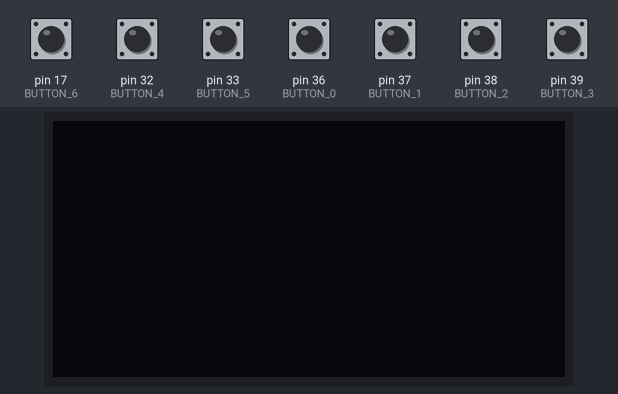
Bench run of a sketch on a simulated Arduino Mega 2560, built with avr-gcc and run on an emulated ATmega2560. Shown: 128×64 one-colour display. Inputs (shaded band) come from the test bench; at power-on: pin 17 (BUTTON_6), pin 32 (BUTTON_4), pin 33 (BUTTON_5), pin 36 (BUTTON_0), pin 37 (BUTTON_1), pin 38 (BUTTON_2), pin 39 (BUTTON_3) HIGH. No radio packets arrive unless stated; what the sketch prints to the serial monitor is not drawn.

Above: at 1.2 s.
1.3 s: pin 17 (BUTTON_6) pulled LOW for 0.15 s
At 2.1 s:
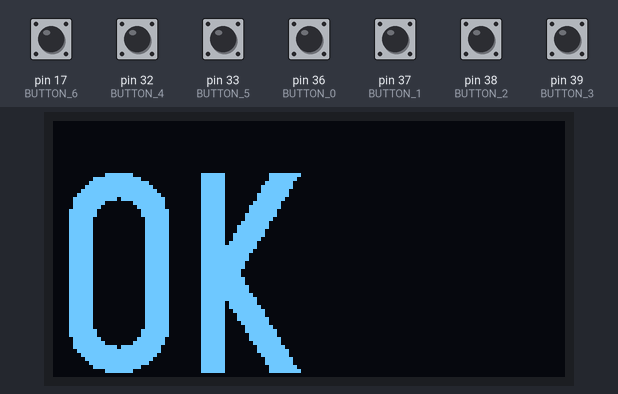
7.0 s: pin 32 (BUTTON_4) pulled LOW for 0.15 s
At 7.09 s:
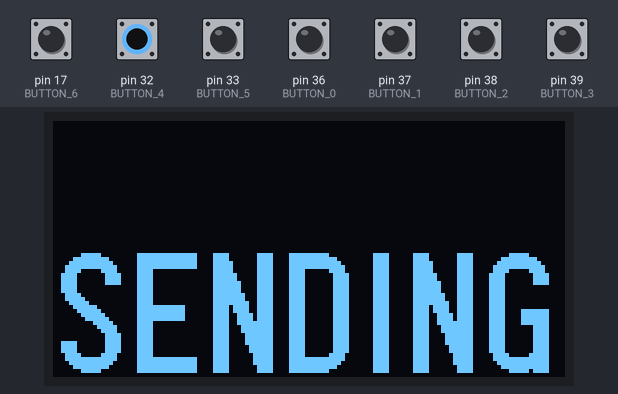
10.1 s: pin 36 (BUTTON_0) pulled LOW for 0.15 s
At 11.1 s:
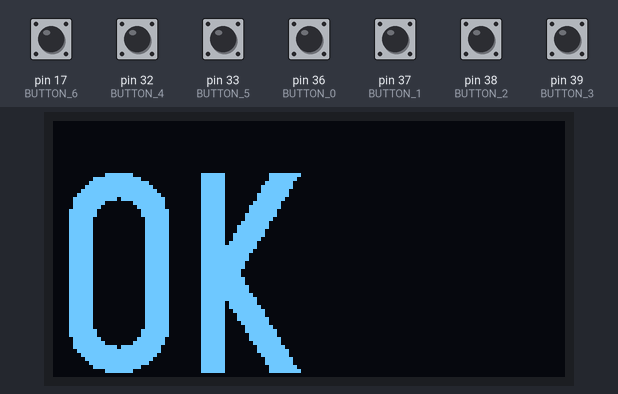
13.2 s: pin 37 (BUTTON_1) pulled LOW for 0.15 s
16.3 s: pin 38 (BUTTON_2) pulled LOW for 0.15 s
Timing chart, 0 to 19.3 s (numbered marks = the images above; inputs shaded):
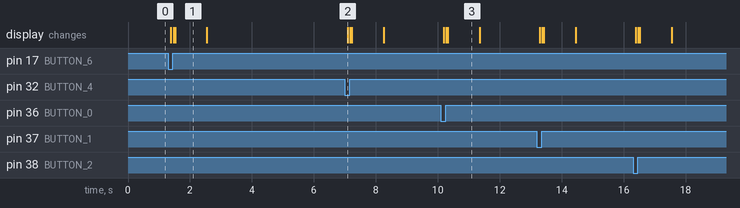

The sketch:

TestLoRaSender.ino
```cpp
#include <SPI.h>
#include <LoRa.h>
#include <U8g2lib.h>
#include <Wire.h>
#include "../Common/vars.h"

#define OLED_BRIGHTNESS 255

#define MESSAGE_SENDING "SENDING"
#define MESSAGE_OK "OK"
#define MESSAGE_RECEIVED "RECEIVED"
#define MESSAGE_YES "YES"
#define MESSAGE_NO "NO"
#define MESSAGE_BOX "BOX"
#define MESSAGE_PILOT "PILOT"
#define MESSAGE_CAR "CAR"

// Buttons
#define BUTTON_0 36
#define BUTTON_1 37
#define BUTTON_2 38
#define BUTTON_3 39
#define BUTTON_4 32
#define BUTTON_5 33
#define BUTTON_6 17
#define BUTTON_7 13

int buttonState0 = 0;
int buttonState1 = 0;
int buttonState2 = 0;
int buttonState3 = 0;
int buttonState4 = 0;
int buttonState5 = 0;
int buttonState6 = 0;
int buttonState7 = 0;

U8G2_SSD1306_128X64_NONAME_F_HW_I2C u8g2(U8G2_R2, OLED_RESET, OLED_CLOCK, OLED_DATA);

void setup()
{

  pinMode(BUTTON_0, INPUT);
  pinMode(BUTTON_1, INPUT);
  pinMode(BUTTON_2, INPUT);
  pinMode(BUTTON_3, INPUT);
  pinMode(BUTTON_4, INPUT);
  pinMode(BUTTON_5, INPUT);
  pinMode(BUTTON_6, INPUT);
  pinMode(BUTTON_7, INPUT);

  Serial.begin(115200);
  while (!Serial)
    ;

  Serial.println("Init SSD1306 display");

  u8g2.begin();
  u8g2.setContrast(OLED_BRIGHTNESS);

  Serial.println("LoRa Sender");

  LoRa.setPins(LORA_CS, LORA_RST, LORA_DIO0);

  if (!LoRa.begin(LORA_BAND))
  {
    Serial.println("Starting LoRa failed!");
    while (1)
      ;
  }

  LoRa.setTxPower(20);
  LoRa.setSpreadingFactor(12);
  LoRa.setCodingRate4(8);
  LoRa.enableCrc();
}

int get_y_cursor()
{
  return 63;
}

void display_send_msg()
{
  u8g2.setFont(u8g2_font_logisoso30_tr);
  u8g2.clear();
  u8g2.setCursor(0, get_y_cursor());
  u8g2.print(MESSAGE_SENDING);
  u8g2.sendBuffer();
}

void display_ok()
{
  u8g2.setFont(u8g2_font_logisoso50_tr);
  u8g2.clear();
  u8g2.setCursor(0, get_y_cursor());
  u8g2.print(MESSAGE_OK);
  u8g2.sendBuffer();
}

void display_msg_received()
{
  u8g2.setFont(u8g2_font_logisoso24_tr);
  u8g2.clear();
  u8g2.setCursor(0, get_y_cursor());
  u8g2.print(MESSAGE_RECEIVED);
  u8g2.sendBuffer();
}

void display_msg_yes()
{
  u8g2.setFont(u8g2_font_logisoso50_tr);
  u8g2.clear();
  u8g2.setCursor(0, get_y_cursor());
  u8g2.print(MESSAGE_YES);
  u8g2.sendBuffer();
}

void display_msg_no()
{
  u8g2.setFont(u8g2_font_logisoso50_tr);
  u8g2.clear();
  u8g2.setCursor(0, get_y_cursor());
  u8g2.print(MESSAGE_NO);
  u8g2.sendBuffer();
}

void display_msg_box_pilot()
{
  u8g2.setFont(u8g2_font_logisoso24_tr);
  u8g2.clear();
  u8g2.setCursor(0, get_y_cursor());
  u8g2.print(MESSAGE_PILOT);
  u8g2.setCursor(0, get_y_cursor() - 30);
  u8g2.print(MESSAGE_BOX);
  u8g2.sendBuffer();
}

void display_msg_box_car()
{
  u8g2.setFont(u8g2_font_logisoso24_tr);
  u8g2.clear();
  u8g2.setCursor(0, get_y_cursor());
  u8g2.print(MESSAGE_CAR);
  u8g2.setCursor(0, get_y_cursor() - 30);
  u8g2.print(MESSAGE_BOX);
  u8g2.sendBuffer();
}

void display_clear()
{
  u8g2.clear();
  u8g2.sendBuffer();
}

void cmd_button_1()
{

  Serial.println("Button K1, send packet!");

  display_send_msg();

  // send packet
  LoRa.beginPacket();
  LoRa.print(CMD_BOX);
  LoRa.endPacket();

  display_ok();

  delay(1000);

  display_clear();
}

void cmd_button_2()
{

  Serial.println("Button K2, send packet!");

  display_send_msg();

  // send packet
  LoRa.beginPacket();
  LoRa.print(CMD_YELLOW_FLAG);
  LoRa.endPacket();

  display_ok();

  delay(1000);

  display_clear();
}

void cmd_button_3()
{
  Serial.println("Button K3, send packet!");

  display_send_msg();

  // send packet
  LoRa.beginPacket();
  LoRa.print(CMD_SLOW);
  LoRa.endPacket();

  display_ok();

  delay(1000);

  display_clear();
}

void cmd_button_4()
{
  Serial.println("Button K4, send packet!");

  display_send_msg();

  // send packet
  LoRa.beginPacket();
  LoRa.print(CMD_PUSH);
  LoRa.endPacket();

  display_ok();

  delay(1000);

  display_clear();
}

void cmd_button_5()
{
  Serial.println("Button K5, send packet!");

  display_send_msg();

  // send packet
  LoRa.beginPacket();
  LoRa.print(CMD_DRIVE_THROUGH);
  LoRa.endPacket();

  display_ok();

  delay(1000);

  display_clear();
}

void cmd_button_6()
{

  Serial.println("Button K6, send packet!");

  // display_send_msg();

  // send packet
  /*LoRa.beginPacket();
  LoRa.print();
  LoRa.endPacket();*/

  // display_ok();

  // delay(1000);

  // display_clear();
}

void cmd_button_7()
{

  Serial.println("Button K7, send packet!");

  display_send_msg();

  // send packet
  LoRa.beginPacket();
  LoRa.print(CMD_BLOCK);
  LoRa.endPacket();

  display_ok();

  delay(1000);

  display_clear();
}

/*void cmd_button_8()
{
  Serial.println("Button K8, send packet!");

  // display_send_msg();

  // send packet
  LoRa.beginPacket();
  LoRa.print();
  LoRa.endPacket();

  // display_ok();

  // delay(1000);

  // display_clear();
}*/

void loop()
{

  buttonState0 = digitalRead(BUTTON_0);

  if (buttonState0 == LOW)
  {
    cmd_button_1();
  }

  buttonState1 = digitalRead(BUTTON_1);

  if (buttonState1 == LOW)
  {
    cmd_button_2();
  }

  buttonState2 = digitalRead(BUTTON_2);

  if (buttonState2 == LOW)
  {
    cmd_button_3();
  }

  buttonState3 = digitalRead(BUTTON_3);

  if (buttonState3 == LOW)
  {
    cmd_button_4();
  }

  buttonState4 = digitalRead(BUTTON_4);

  if (buttonState4 == LOW)
  {
    cmd_button_5();
  }

  buttonState5 = digitalRead(BUTTON_5);

  if (buttonState5 == LOW)
  {
    cmd_button_6();
  }

  buttonState6 = digitalRead(BUTTON_6);

  if (buttonState6 == LOW)
  {
    cmd_button_7();
  }

  // NO FUNCIONA ESTE BOTON EN EL HARDWARE
  /*buttonState7 = digitalRead(BUTTON_7);

  if (buttonState7 == LOW) {
    cmd_button_8();
  }*/

  // Leer serie, si llega un mensaje, mandarlo

  if (Serial.available())
  {

    // Esperar a que llegue todo
    delay(100);

    display_send_msg();

    String text;

    LoRa.beginPacket();

    LoRa.print(CMD_MSG);

    while (Serial.available())
    {
      char inChar = (char)Serial.read();
      LoRa.print(inChar);
    }

    LoRa.print('\n');
    LoRa.endPacket();

    display_ok();

    delay(1000);

    display_clear();
  }

  // Ver si ha llegado un mensaje de confirmación
  int packetSize = LoRa.parsePacket();

  if (packetSize)
  {
    // Mostrar mensaje ok
    String text = LoRa.readString();

    if (text == CMD_OK)
    {
      display_msg_received();
      delay(2000);
      display_clear();
    }

    if (text == CMD_YES)
    {
      display_msg_yes();
      delay(2000);
    }

    if (text == CMD_NO)
    {
      display_msg_no();
      delay(2000);
    }

    if (text == CMD_BOX_PILOT)
    {
      display_msg_box_pilot();
      delay(2000);
    }

    if (text == CMD_BOX_CAR)
    {
      display_msg_box_car();
      delay(2000);
    }
  }
}
```

Measured:
- after the input at 1.3 s, the display: first changes after 0.09 s (image 1 shows a later state)
- after the input at 7.0 s, the display: changes after 0.09 s (image 2)
- after the input at 10.1 s, the display: first changes after 0.09 s (image 3 shows a later state)
- what the display in image 1 shows lasts 1.0 s, from 1.5 s to 2.5 s
